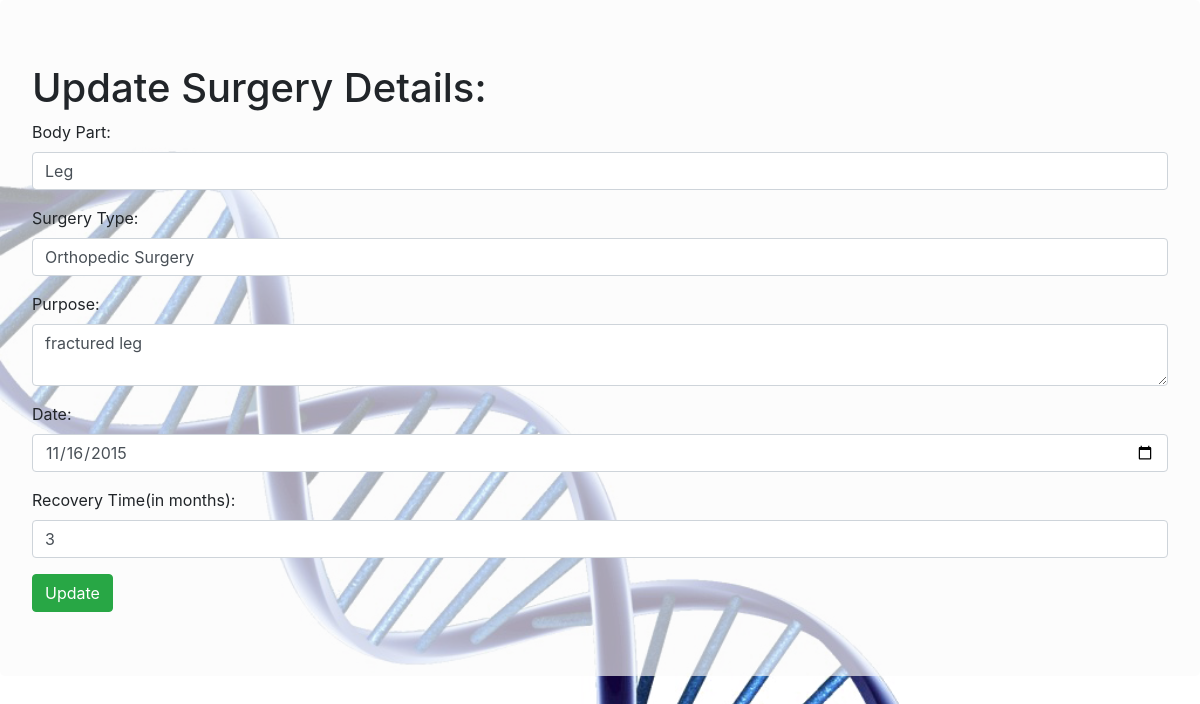
/patient/updatesurgeries/2408256975/1, run on the app's committed database.
### tables this page shows
CREATE TABLE surgeries
            (s_id integer primary key autoincrement,p_id number,part text,type text,purpose text,date text,recovery number,constraint fk4 foreign key(p_id) references patient(p_id) on delete cascade);

### app1.py (the view, shortened to what this page needs)
@app.route('/patient/updatesurgeries/<pid>/<sid>',methods=['GET','POST'])
def updatesurgeries(pid,sid):
    con=sql.connect('database.db')
    cur=con.cursor()
    res=cur.execute("select * from surgeries where s_id=(?)",(sid,)).fetchone()
    return render_template('updatesurgeries.html',res=res)

### templates/updatesurgeries.html (shortened to what this page needs)
<!DOCTYPE html>
<html lang="en">
<head>
    <link rel="stylesheet" href="https://stackpath.bootstrapcdn.com/bootstrap/4.3.1/css/bootstrap.min.css">
</head>
<body>
    <div class="jumbotron" style="background:rgba(250, 250, 250, 0.658) ;">
        <h1>Update Surgery Details:</h1>
    <form method="POST">
        <div class="form-group">
          <label for="part">Body Part:</label>
          <input type="text" class="form-control" id="part" name="part" value={{ res[2] }}>
        </div>
        <div class="form-group">
          <label for="type">Surgery Type:</label>
          <input type="text" class="form-control" id="type" name="type" value="{{ res[3] }}">
        </div>
        <div class="form-group">
            <label for="purpose">Purpose:</label>
            <textarea class="form-control" rows="2" id="purpose" name="purpose">{{ res[4] }}</textarea>
        </div>
        <div class="form-group">
            <label for="date">Date:</label>
            <input type="date" class="form-control" id="date" name="date" value="{{ res[5] }}">
        </div>
        <div class="form-group">
            <label for="recovery">Recovery Time(in months):</label>
            <input type="text" class="form-control" id="recovery" name="recovery" value="{{ res[6] }}">
        </div>
        <button type="submit" class="btn btn-success">Update</button>
    </form>
    </div>
</body>
</html>

### templates/updatesurgeries.html (style rules this page uses)
body { background-image: url('/static/bg.png'); background-size: cover; background-position: center; }

### data on the page
surgeries: part "Leg", type "Orthopedic Surgery", purpose "fractured leg", date "11/16/2015", recovery "3"
